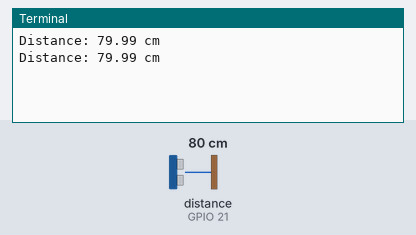
Recording of a program running on a simulated Raspberry Pi (BCM pin numbers). Parts: the last lines printed to the terminal. The test bench sets the inputs (shaded band); at power-on: distance to the obstacle (sensor on GPIO 21) 80 cm. The echo pulse lasts 58.3 µs per cm; the clock reads 2024-03-15 10:24:30 at power-on unless the program sets it.

Above: at 1.2 s.
1.3 s: distance to the obstacle (sensor on GPIO 21) set to 2 cm
At 2.6 s:
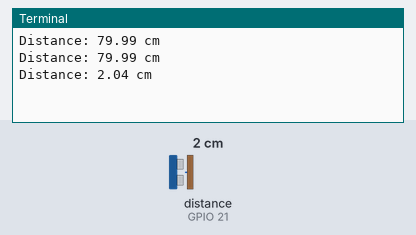
2.8 s: distance to the obstacle (sensor on GPIO 21) set to 4 cm
At 4.0 s:
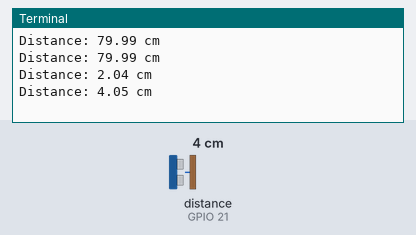
Timing chart, 0 to 5.8 s (numbered marks = the images above; inputs shaded):
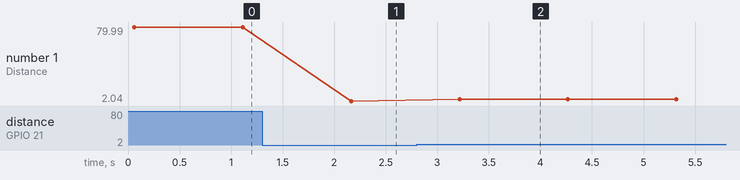

Measured:
- after the input at 1.3 s, the terminal: prints a new line after 0.86 s (image 1)
- after the input at 2.8 s, the terminal: prints a new line after 0.42 s (image 2)
- plotted number 1: 79.99 → 2.04 after the input at 1.3 s, 2.04 → 4.05 after the input at 2.8 s

The program:

testultrasonic.py
```python
import lgpio
import time

TRIG = 16
ECHO = 21

h = lgpio.gpiochip_open(0)

lgpio.gpio_claim_output(h, TRIG)
lgpio.gpio_claim_input(h, ECHO)

try:
    while True:
        # Make sure trigger starts LOW
        lgpio.gpio_write(h, TRIG, 0)
        time.sleep(0.05)

        # Send 10 microsecond trigger pulse
        lgpio.gpio_write(h, TRIG, 1)
        time.sleep(0.00001)
        lgpio.gpio_write(h, TRIG, 0)

        timeout = time.time() + 0.05

        # Wait for ECHO to go HIGH
        while lgpio.gpio_read(h, ECHO) == 0:
            if time.time() > timeout:
                print("No echo received")
                break
        else:
            pulse_start = time.time()

            timeout = time.time() + 0.05

            # Wait for ECHO to go LOW
            while lgpio.gpio_read(h, ECHO) == 1:
                if time.time() > timeout:
                    print("Echo timeout")
                    break
            else:
                pulse_end = time.time()

                duration = pulse_end - pulse_start
                distance = duration * 17150

                print(f"Distance: {distance:.2f} cm")

        time.sleep(1)

except KeyboardInterrupt:
    print("\nStopped")

finally:
    lgpio.gpiochip_close(h)
```
